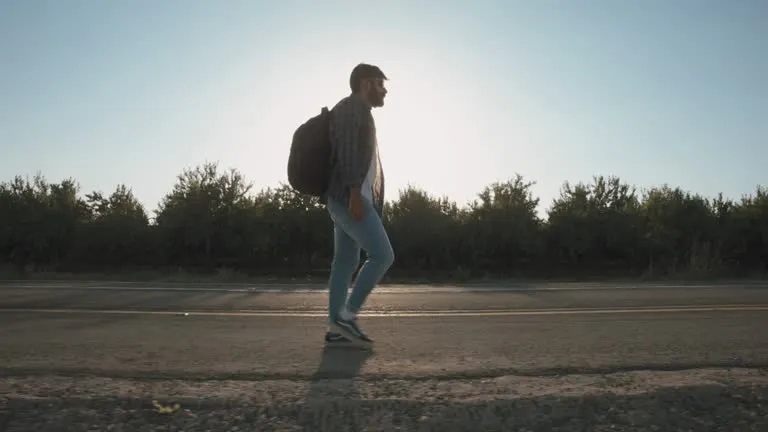
#> input picture test_images/image.png, 768 x 432 px, given in place of the camera
$ python movement_detection.py
#> lines starting #> are read from the running program, lines starting #| are printed output that depends on the picture
### camera/camera_feed.py
import cv2
import numpy as np
from typing import Optional, Tuple
import time


class CameraFeed:
    """
    A class to handle webcam video feed using OpenCV.

    This class provides functionality to:
    - Initialize and connect to the laptop webcam
    - Start and stop video capture
    - Get individual frames from the camera
    - Release camera resources properly
    """

    def __init__(self, camera_index: int = 0, width: int = 640, height: int = 480, fps: int = 30):
        """
        Initialize the camera feed.

        Args:
            camera_index (int): Index of the camera device (0 for default laptop webcam)
            width (int): Desired frame width
            height (int): Desired frame height
            fps (int): Desired frames per second
        """
        self.camera_index = camera_index
        self.width = width
        self.height = height
        self.fps = fps
        self.cap = None
        self.is_running = False

    def start(self) -> bool:
        """
        Start the camera feed.

        Returns:
            bool: True if camera started successfully, False otherwise
        """
        try:
            self.cap = cv2.VideoCapture(self.camera_index)

            if not self.cap.isOpened():
                print(f"Error: Could not open camera at index {self.camera_index}")
                return False

            # Set camera properties
            self.cap.set(cv2.CAP_PROP_FRAME_WIDTH, self.width)
            self.cap.set(cv2.CAP_PROP_FRAME_HEIGHT, self.height)
            self.cap.set(cv2.CAP_PROP_FPS, self.fps)

            self.is_running = True
            print(f"Camera started successfully at {self.width}x{self.height} @ {self.fps}fps")
            return True

        except Exception as e:
            print(f"Error starting camera: {e}")
            return False

    def stop(self):
        """Stop the camera feed and release resources."""
        self.is_running = False
        if self.cap is not None:
            self.cap.release()
            self.cap = None
        print("Camera stopped")

    def get_frame(self) -> Optional[np.ndarray]:
        """
        Get a single frame from the camera.

        Returns:
            np.ndarray: Frame as a numpy array, or None if frame couldn't be read
        """
        if not self.is_running or self.cap is None:
            return None

        ret, frame = self.cap.read()
        if ret:
            return frame
        else:
            print("Error: Could not read frame from camera")
            return None

    # [28 lines left out: functions get_frame_size, is_camera_available, __enter__, not called in this run]

    def __exit__(self, exc_type, exc_val, exc_tb):
        """Context manager exit."""
        self.stop()

### models/movement_detection.py
import cv2
import numpy as np
from typing import Optional, Tuple, Dict, List
from camera.camera_feed import CameraFeed
import time


class MovementDetection:
    """
    A class to detect movement from camera feed.

    This class uses background subtraction and motion analysis to identify
    moving objects in video frames. It can detect both general movement
    and track specific moving objects.
    """

    def __init__(self, camera_feed: CameraFeed,
                 history_length: int = 20,
                 var_threshold: float = 16.0,
                 detect_shadows: bool = True,
                 min_contour_area: int = 600,
                 movement_threshold: float = 0.01,
                 smoothing_frames: int = 5):
        """
        Initialize the movement detector.

        Args:
            camera_feed: CameraFeed instance to get frames from
            history_length: Number of frames to use for background model
            var_threshold: Threshold for pixel-wise segmentation
            detect_shadows: Whether to detect and mark shadows
            min_contour_area: Minimum area for a contour to be considered movement
            movement_threshold: Minimum percentage of frame that must be moving
            smoothing_frames: Number of frames to average for smoothing
        """
        self.camera_feed = camera_feed
        self.history_length = history_length
        self.var_threshold = var_threshold
        self.detect_shadows = detect_shadows
        self.min_contour_area = min_contour_area
        self.movement_threshold = movement_threshold
        self.smoothing_frames = smoothing_frames

        # Background subtractor
        self.bg_subtractor = cv2.createBackgroundSubtractorMOG2(
            history=history_length,
            varThreshold=var_threshold,
            detectShadows=detect_shadows
        )

        # Movement history for smoothing
        self.movement_history = []
        self.frame_count = 0

        # Store previous frame for frame differencing
        self.prev_frame = None

    def detect_movement_background_subtraction(self, frame: np.ndarray) -> Dict:
        """
        Detect movement using background subtraction.

        Args:
            frame: Input frame as numpy array

        Returns:
            Dictionary with movement detection results
        """
        # Apply background subtraction
        fg_mask = self.bg_subtractor.apply(frame)

        # Remove shadows (set to 0)
        if self.detect_shadows:
            fg_mask[fg_mask == 127] = 0

        # Apply morphological operations to reduce noise
        kernel = cv2.getStructuringElement(cv2.MORPH_ELLIPSE, (3, 3))
        fg_mask = cv2.morphologyEx(fg_mask, cv2.MORPH_OPEN, kernel)
        fg_mask = cv2.morphologyEx(fg_mask, cv2.MORPH_CLOSE, kernel)

        # Find contours
        contours, _ = cv2.findContours(fg_mask, cv2.RETR_EXTERNAL, cv2.CHAIN_APPROX_SIMPLE)

        # Filter contours by area
        valid_contours = [c for c in contours if cv2.contourArea(c) > self.min_contour_area]

        # Calculate movement metrics
        total_pixels = frame.shape[0] * frame.shape[1]
        moving_pixels = np.sum(fg_mask > 0)
        movement_percentage = moving_pixels / total_pixels

        return {
            'contours': valid_contours,
            'mask': fg_mask,
            'movement_percentage': movement_percentage,
            'moving_pixels': moving_pixels,
            'total_pixels': total_pixels
        }

    # [55 lines left out: function detect_movement_frame_differencing, not called in this run]

    def detect_movement(self, frame: np.ndarray, method: str = 'background') -> Dict:
        """
        Detect movement using specified method.

        Args:
            frame: Input frame as numpy array
            method: Detection method ('background' or 'frame_diff')

        Returns:
            Dictionary with movement detection results
        """
        if method == 'background':
            return self.detect_movement_background_subtraction(frame)
        elif method == 'frame_diff':
            return self.detect_movement_frame_differencing(frame)
        else:
            raise ValueError("Method must be 'background' or 'frame_diff'")

    def is_movement_detected(self, frame: np.ndarray, method: str = 'background') -> bool:
        """
        Determine if significant movement is detected.

        Args:
            frame: Input frame as numpy array
            method: Detection method ('background' or 'frame_diff')

        Returns:
            True if movement is detected, False otherwise
        """
        detection = self.detect_movement(frame, method)

        # Add to history for smoothing
        self.movement_history.append({
            'movement_percentage': detection['movement_percentage'],
            'contour_count': len(detection['contours']),
            'timestamp': time.time()
        })

        # Keep only recent history
        if len(self.movement_history) > self.smoothing_frames:
            self.movement_history.pop(0)

        # Use average movement percentage for more stable detection
        if len(self.movement_history) >= 3:
            avg_movement = sum(d['movement_percentage'] for d in self.movement_history) / len(self.movement_history)
            return avg_movement > self.movement_threshold

        return detection['movement_percentage'] > self.movement_threshold

    # [48 lines left out: function get_movement_metrics, not called in this run]

    def draw_movement(self, frame: np.ndarray, detection: Dict,
                     draw_contours: bool = True, draw_mask: bool = False) -> np.ndarray:
        """
        Draw movement detection results on the frame.

        Args:
            frame: Input frame
            detection: Detection results from detect_movement
            draw_contours: Whether to draw bounding boxes around moving objects
            draw_mask: Whether to overlay the movement mask

        Returns:
            Frame with movement visualization
        """
        result_frame = frame.copy()

        # Overlay movement mask if requested
        if draw_mask and 'mask' in detection:
            mask_colored = cv2.cvtColor(detection['mask'], cv2.COLOR_GRAY2BGR)
            # Make mask semi-transparent
            result_frame = cv2.addWeighted(result_frame, 0.7, mask_colored, 0.3, 0)

        # Draw contours and bounding boxes
        if draw_contours:
            for i, contour in enumerate(detection['contours']):
                # Get bounding rectangle
                x, y, w, h = cv2.boundingRect(contour)

                # Calculate contour area
                area = cv2.contourArea(contour)

                # Draw bounding box
                cv2.rectangle(result_frame, (x, y), (x + w, y + h), (0, 255, 0), 2)

                # Add contour number and area
                cv2.putText(result_frame, f"#{i+1}: {area:.0f}",
                           (x, y - 10), cv2.FONT_HERSHEY_SIMPLEX, 0.5, (0, 255, 0), 2)

        # Add movement percentage text
        movement_text = f"Movement: {detection['movement_percentage']:.2%}"
        cv2.putText(result_frame, movement_text,
                   (10, 30), cv2.FONT_HERSHEY_SIMPLEX, 1, (255, 255, 255), 2)

        # Add contour count
        contour_text = f"Objects: {len(detection['contours'])}"
        cv2.putText(result_frame, contour_text,
                   (10, 70), cv2.FONT_HERSHEY_SIMPLEX, 1, (255, 255, 255), 2)

        return result_frame

    def run_detection_loop(self, method: str = 'background', display: bool = True):
        """
        Run continuous movement detection.

        Args:
            method: Detection method ('background' or 'frame_diff')
            display: Whether to display the video feed with detections
        """
        if not self.camera_feed.start():
            print("Failed to start camera")
            return

        print(f"Movement Detection Started (Method: {method})")
        print("Press 'q' to quit, 'm' to toggle mask overlay")

        show_mask = False

        try:
            while True:
                frame = self.camera_feed.get_frame()

                if frame is None:
                    print("Failed to get frame")
                    break

                # Detect movement
                detection = self.detect_movement(frame, method)
                is_moving = self.is_movement_detected(frame, method)

                # Print current status
                status = "MOVING" if is_moving else "STILL"
                print(f"\rStatus: {status} | Movement: {detection['movement_percentage']:.2%} | Objects: {len(detection['contours'])}",
                      end="", flush=True)

                if display:
                    # Draw detections on frame
                    result_frame = self.draw_movement(frame, detection, draw_mask=show_mask)

                    # Add status indicator
                    color = (0, 255, 0) if is_moving else (0, 0, 255)
                    cv2.putText(result_frame, f"STATUS: {status}",
                               (10, 110), cv2.FONT_HERSHEY_SIMPLEX, 1, color, 2)

                    # Display frame
                    cv2.imshow('Movement Detection', result_frame)

                    # Handle key presses
                    key = cv2.waitKey(1) & 0xFF
                    if key == ord('q'):
                        break
                    elif key == ord('m'):
                        show_mask = not show_mask

                # Small delay to prevent excessive CPU usage
                time.sleep(0.03)  # ~30 FPS

        except KeyboardInterrupt:
            print("\nInterrupted by user")

        finally:
            self.camera_feed.stop()
            if display:
                cv2.destroyAllWindows()
            print("\nMovement Detection Stopped")


def main():
    """
    Example usage of the MovementDetection class.
    """
    # Create camera feed
    camera = CameraFeed()

    # Create movement detector
    detector = MovementDetection(camera)

    # Run detection
    detector.run_detection_loop()
#> in get_frame, frame is the input picture: shape (432, 768, 3); mean B, G, R 120.8, 123.3, 118.9
#> in detect_movement_background_subtraction, `fg_mask = self.bg_subtractor.apply(frame)`: fg_mask: shape (432, 768); every value is 127
#> in detect_movement_background_subtraction, `fg_mask[fg_mask == 127] = 0`: fg_mask: shape (432, 768); every value is 0
#> in detect_movement_background_subtraction, `contours, _ = cv2.findContours(fg_mask, cv2.RETR_EXTERNAL, cv2.CHAIN_A..`: contours = []
#> in detect_movement_background_subtraction, `moving_pixels = np.sum(fg_mask > 0)`: moving_pixels = 0
#> in run_detection_loop, `detection = self.detect_movement(frame, method)`: detection = 5 items
#> in run_detection_loop, `is_moving = self.is_movement_detected(frame, method)`: is_moving = False
#> in run_detection_loop, `status = "MOVING" if is_moving else "STILL"`: status = 'STILL'
#| Status: STILL | Movement: 0.00% | Objects: 0
#> in draw_movement, `movement_text = f"Movement: {detection['movement_percentage']:.2%}"`: movement_text = 'Movement: 0.00%'
#> in draw_movement, `contour_text = f"Objects: {len(detection['contours'])}"`: contour_text = 'Objects: 0'
#> in run_detection_loop, `color = (0, 255, 0) if is_moving else (0, 0, 255)`: color = (0, 0, 255)
#> in run_detection_loop, `cv2.putText(result_frame, f"STATUS: {status}", (10, 110), cv2.FONT_HER..`:
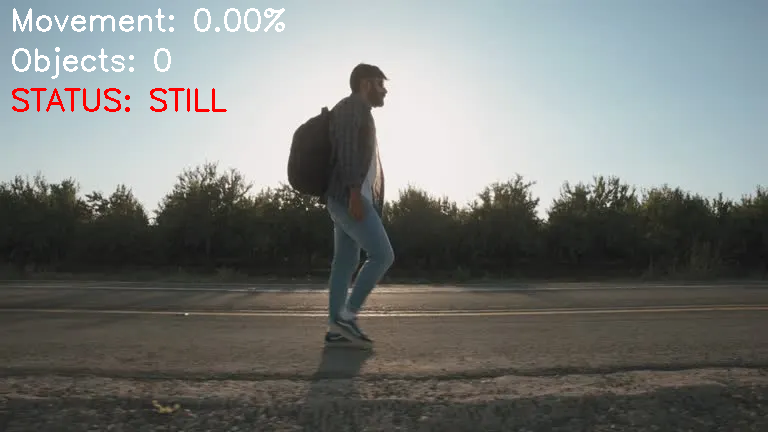
#> result_frame: shape (432, 768, 3); mean B, G, R 120.4, 123, 120
#> (key q is pressed here)


if __name__ == "__main__":
    main()
